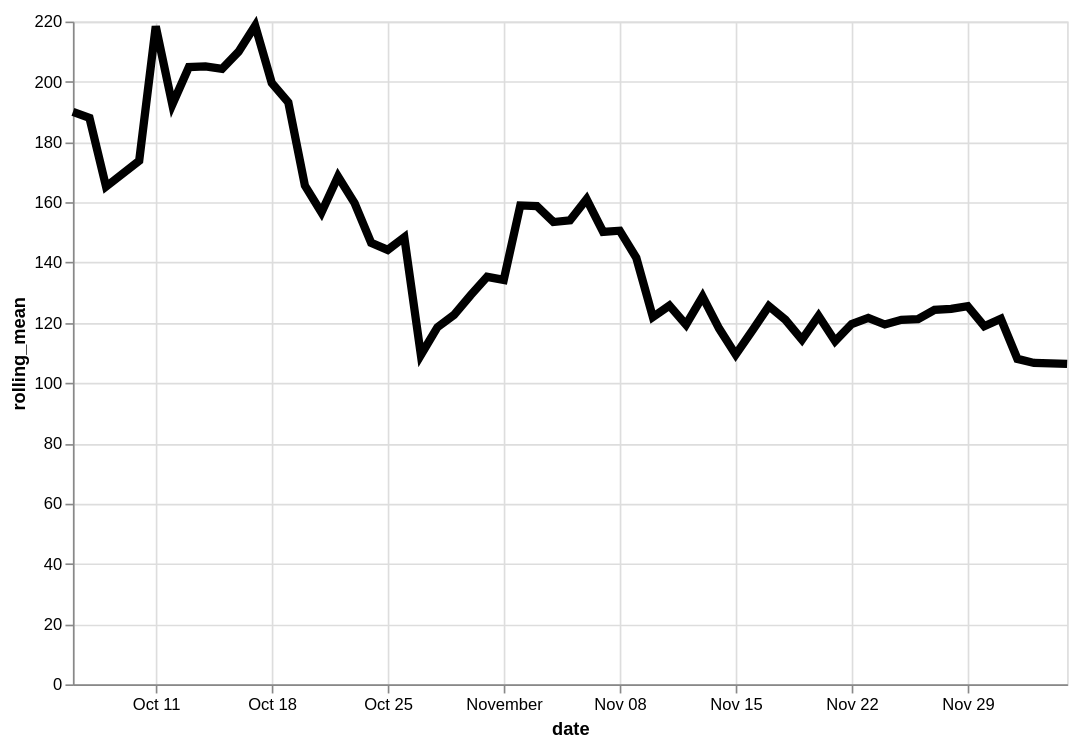

Here is the Vega-Lite specification saved for this chart:
### Vega-Lite specification from a JSON file in a GitHub repository (floating-point values rounded to 4 significant figures)
{"config": {"view": {"continuousWidth": 400, "continuousHeight": 300}}, "data": {"name": "data-9bf9bc067a0b2adcf5e8769eb9e7d108"}, "mark": {"type": "line", "color": "black", "size": 5}, "encoding": {"x": {"type": "temporal", "field": "date"}, "y": {"type": "quantitative", "field": "rolling_mean"}}, "height": 400, "transform": [{"window": [{"op": "mean", "field": "price", "as": "rolling_mean"}], "frame": [-4, 3]}], "width": 600, "$schema": "https://vega.github.io/schema/vega-lite/v4.8.1.json", "datasets": {"data-9bf9bc067a0b2adcf5e8769eb9e7d108": [{"item": "Bathwares", "date": "2020-10-06", "price": 477.5}, {"item": "Bathwares", "date": "2020-10-07", "price": 71.25}, {"item": "Bathwares", "date": "2020-10-08", "price": 62.67}, {"item": "Bathwares", "date": "2020-10-10", "price": 148.6}, {"item": "Bathwares", "date": "2020-10-11", "price": 180.0}, {"item": "Bathwares", "date": "2020-10-12", "price": 51.11}, {"item": "Bathwares", "date": "2020-10-13", "price": 225.1}, {"item": "Bathwares", "date": "2020-10-14", "price": 531.1}, {"item": "Bathwares", "date": "2020-10-15", "price": 269.8}, {"item": "Bathwares", "date": "2020-10-16", "price": 170.6}, {"item": "Bathwares", "date": "2020-10-17", "price": 64.38}, {"item": "Bathwares", "date": "2020-10-18", "price": 142.1}, {"item": "Bathwares", "date": "2020-10-19", "price": 225.6}, {"item": "Bathwares", "date": "2020-10-20", "price": 120.4}, {"item": "Bathwares", "date": "2020-10-21", "price": 73.0}, {"item": "Bathwares", "date": "2020-10-22", "price": 479.4}, {"item": "Bathwares", "date": "2020-10-23", "price": 49.0}, {"item": "Bathwares", "date": "2020-10-24", "price": 99.0}, {"item": "Bathwares", "date": "2020-10-25", "price": 160.2}, {"item": "Bathwares", "date": "2020-10-26", "price": 71.5}, {"item": "Bathwares", "date": "2020-10-27", "price": 120.0}, {"item": "Bathwares", "date": "2020-10-28", "price": 101.5}, {"item": "Bathwares", "date": "2020-10-29", "price": 106.6}, {"item": "Bathwares", "date": "2020-10-30", "price": 166.8}, {"item": "Bathwares", "date": "2020-10-31", "price": 122.7}, {"item": "Bathwares", "date": "2020-11-01", "price": 131.7}, {"item": "Bathwares", "date": "2020-11-02", "price": 212.5}, {"item": "Bathwares", "date": "2020-11-03", "price": 120.3}, {"item": "Bathwares", "date": "2020-11-04", "price": 111.9}, {"item": "Bathwares", "date": "2020-11-05", "price": 299.3}, {"item": "Bathwares", "date": "2020-11-06", "price": 105.0}, {"item": "Bathwares", "date": "2020-11-07", "price": 124.3}, {"item": "Bathwares", "date": "2020-11-08", "price": 127.3}, {"item": "Bathwares", "date": "2020-11-09", "price": 187.5}, {"item": "Bathwares", "date": "2020-11-10", "price": 126.0}, {"item": "Bathwares", "date": "2020-11-11", "price": 123.3}, {"item": "Bathwares", "date": "2020-11-12", "price": 40.0}, {"item": "Bathwares", "date": "2020-11-13", "price": 141.8}, {"item": "Bathwares", "date": "2020-11-14", "price": 135.7}, {"item": "Bathwares", "date": "2020-11-15", "price": 73.58}, {"item": "Bathwares", "date": "2020-11-16", "price": 201.6}, {"item": "Bathwares", "date": "2020-11-17", "price": 102.7}, {"item": "Bathwares", "date": "2020-11-18", "price": 56.83}, {"item": "Bathwares", "date": "2020-11-19", "price": 186.9}, {"item": "Bathwares", "date": "2020-11-20", "price": 105.2}, {"item": "Bathwares", "date": "2020-11-21", "price": 105.7}, {"item": "Bathwares", "date": "2020-11-22", "price": 82.89}, {"item": "Bathwares", "date": "2020-11-23", "price": 136.8}, {"item": "Bathwares", "date": "2020-11-24", "price": 134.2}, {"item": "Bathwares", "date": "2020-11-25", "price": 148.5}, {"item": "Bathwares", "date": "2020-11-26", "price": 72.86}, {"item": "Bathwares", "date": "2020-11-27", "price": 169.5}, {"item": "Bathwares", "date": "2020-11-28", "price": 117.4}, {"item": "Bathwares", "date": "2020-11-29", "price": 107.5}, {"item": "Bathwares", "date": "2020-11-30", "price": 107.6}, {"item": "Bathwares", "date": "2020-12-01", "price": 139.7}, {"item": "Bathwares", "date": "2020-12-02", "price": 141.0}, {"item": "Bathwares", "date": "2020-12-03", "price": 95.33}, {"item": "Bathwares", "date": "2020-12-04", "price": 92.58}, {"item": "Bathwares", "date": "2020-12-05", "price": 63.0}]}}
